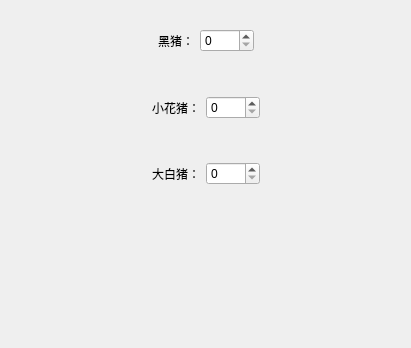
<?xml version="1.0" encoding="UTF-8"?>
<ui version="4.0">
 <class>AddPigWidget</class>
 <widget class="QWidget" name="AddPigWidget">
  <property name="geometry">
   <rect>
    <x>0</x>
    <y>0</y>
    <width>411</width>
    <height>348</height>
   </rect>
  </property>
  <property name="windowTitle">
   <string>Form</string>
  </property>
  <layout class="QVBoxLayout" name="verticalLayout">
   <item>
    <widget class="QWidget" name="widget" native="true">
     <layout class="QHBoxLayout" name="horizontalLayout">
      <item>
       <spacer name="horizontalSpacer">
        <property name="orientation">
         <enum>Qt::Horizontal</enum>
        </property>
        <property name="sizeHint" stdset="0">
         <size>
          <width>40</width>
          <height>20</height>
         </size>
        </property>
       </spacer>
      </item>
      <item>
       <widget class="QLabel" name="label">
        <property name="text">
         <string>黑猪：</string>
        </property>
       </widget>
      </item>
      <item>
       <widget class="QSpinBox" name="blackPigSpinBox">
        <property name="maximum">
         <number>1000</number>
        </property>
       </widget>
      </item>
      <item>
       <spacer name="horizontalSpacer_2">
        <property name="orientation">
         <enum>Qt::Horizontal</enum>
        </property>
        <property name="sizeHint" stdset="0">
         <size>
          <width>40</width>
          <height>20</height>
         </size>
        </property>
       </spacer>
      </item>
     </layout>
    </widget>
   </item>
   <item>
    <widget class="QWidget" name="widget_2" native="true">
     <layout class="QHBoxLayout" name="horizontalLayout_2">
      <item>
       <spacer name="horizontalSpacer_3">
        <property name="orientation">
         <enum>Qt::Horizontal</enum>
        </property>
        <property name="sizeHint" stdset="0">
         <size>
          <width>40</width>
          <height>20</height>
         </size>
        </property>
       </spacer>
      </item>
      <item>
       <widget class="QLabel" name="label_2">
        <property name="text">
         <string>小花猪：</string>
        </property>
       </widget>
      </item>
      <item>
       <widget class="QSpinBox" name="smallFlowerPigSpinBox">
        <property name="maximum">
         <number>1000</number>
        </property>
       </widget>
      </item>
      <item>
       <spacer name="horizontalSpacer_4">
        <property name="orientation">
         <enum>Qt::Horizontal</enum>
        </property>
        <property name="sizeHint" stdset="0">
         <size>
          <width>40</width>
          <height>20</height>
         </size>
        </property>
       </spacer>
      </item>
     </layout>
    </widget>
   </item>
   <item>
    <widget class="QWidget" name="widget_3" native="true">
     <layout class="QHBoxLayout" name="horizontalLayout_3">
      <item>
       <spacer name="horizontalSpacer_5">
        <property name="orientation">
         <enum>Qt::Horizontal</enum>
        </property>
        <property name="sizeHint" stdset="0">
         <size>
          <width>40</width>
          <height>20</height>
         </size>
        </property>
       </spacer>
      </item>
      <item>
       <widget class="QLabel" name="label_3">
        <property name="text">
         <string>大白猪：</string>
        </property>
       </widget>
      </item>
      <item>
       <widget class="QSpinBox" name="bigWhiteSpinBox">
        <property name="maximum">
         <number>1000</number>
        </property>
       </widget>
      </item>
      <item>
       <spacer name="horizontalSpacer_6">
        <property name="orientation">
         <enum>Qt::Horizontal</enum>
        </property>
        <property name="sizeHint" stdset="0">
         <size>
          <width>40</width>
          <height>20</height>
         </size>
        </property>
       </spacer>
      </item>
     </layout>
    </widget>
   </item>
   <item>
    <widget class="QWidget" name="widget_4" native="true">
     <layout class="QHBoxLayout" name="horizontalLayout_4"/>
    </widget>
   </item>
   <item>
    <widget class="QWidget" name="widget_5" native="true">
     <layout class="QHBoxLayout" name="horizontalLayout_5"/>
    </widget>
   </item>
  </layout>
 </widget>
 <resources/>
 <connections/>
</ui>
